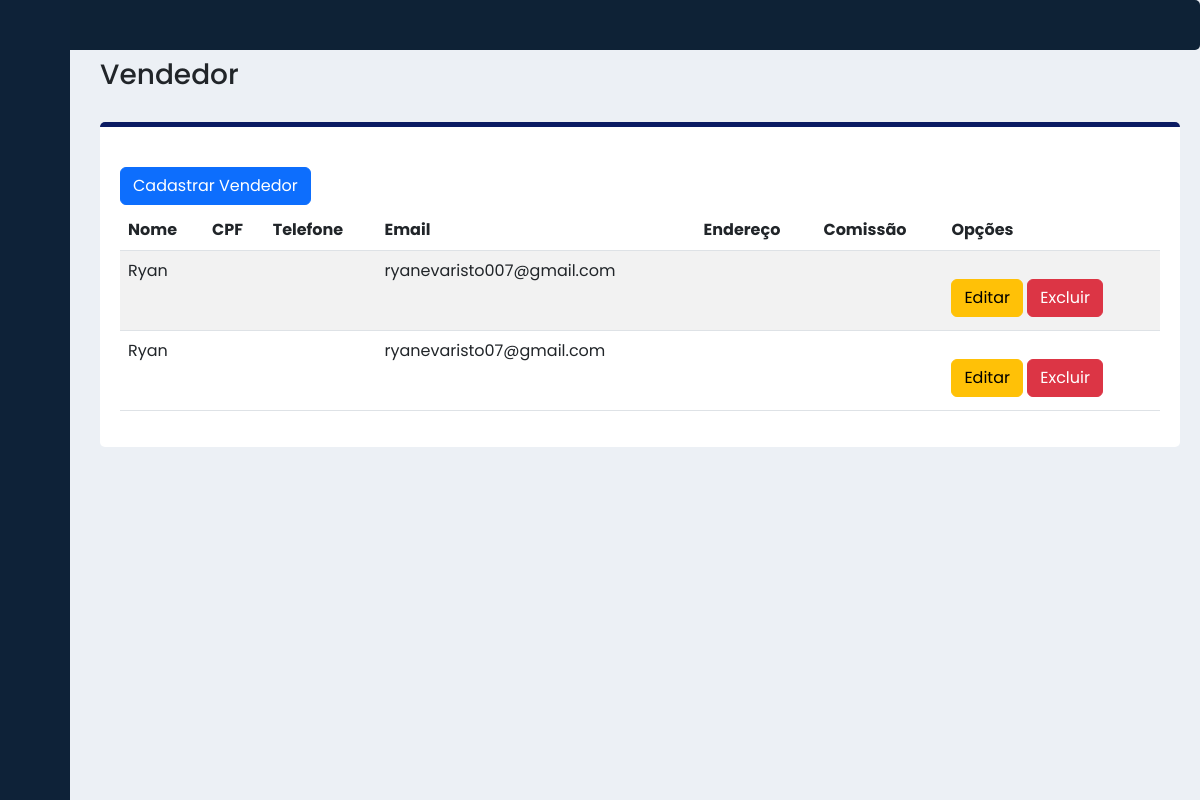
The page /auth/vendedores/ (signed in) on the database its author committed.
### usuarios/models.py (models this page shows, shortened)
class Users(AbstractUser):
    choice_cargo = (
        ('A', 'Administrador'),
        ('U', 'Usuario'),
        ('V','vendedor')
    )
    cargo = models.CharField(max_length=1, choices=choice_cargo, default='user')

### usuarios/views.py (the view)
# urls.py: path('vendedores/', views.vendedores, name='vendedores'),
@login_required(login_url='/auth/login/')
@has_role_decorator("vendedor")
def vendedores(request):
    vendedores = Users.objects.filter(cargo='V')
    return render(request, 'vendedores.html', {'vendedores': vendedores})

### usuarios/templates/vendedores.html (shortened to what this page needs)
{% extends 'base-home.html' %}
{% block 'body' %}
    <div class="container-fluid">
        <h3>Vendedor</h3>
        <div class="container-fluid" id="container">
            <a href="{% url 'usuarios:cadastrar_vendedor' %}" class="btn btn-primary">Cadastrar Vendedor</a>
        {% if vendedores %}
            <table class="table table-striped table-hover">
                <thead>
                    <tr>
                        <th>Nome</th>
                        <th>CPF</th>
                        <th>Telefone</th>
                        <th>Email</th>
                        <th>Endereço</th>
                        <th>Comissão</th>
                        <th>Opções</th>
                    </tr>
                </thead>
                <tbody>
                    {% for vendedor in vendedores %}
                        <tr>
                            <td>{{ vendedor.first_name }}</td>
                            <td>{{ vendedor.cpf }}</td>
                            <td>{{ vendedor.telefone }}</td>
                            <td>{{ vendedor.email }}</td>
                            <td>{{ vendedor.endereco }}</td>
                            <td>{{ vendedor.comissao }}</td>
                            <td>
                                <a href="" class="btn btn-warning">Editar</a>
                                <a href="" class="btn btn-danger">Excluir</a>
                            </td>
                        </tr>
                    {% endfor %}
                </tbody>
            </table>
        {% else %}
            <h2>Nenhum vendedor cadastrado</h2>
        {% endif %}
        </div>
    </div>
{% endblock %}

### templates/static/core/css/sidebar.css (style rules this page uses)
a { text-decoration: none; }
body { font-family: 'Poppins', sans-serif; }

### usuarios/templates/vendedores.html (style rules this page uses)
#container { margin-top: 30px; background-color: white; padding: 20px; border-radius: 5px; border-top: 5px solid rgb(11, 27, 99); }
.btn { margin-top: 20px; margin-bottom: 5px; }

### templates/base-home.html (style rules this page uses)
body { background-color:#ecf0f5; }

### rows shown on the page
Users: first_name "Ryan", email "ryanevaristo007@gmail.com"
Users: first_name "Ryan", email "ryanevaristo07@gmail.com"
